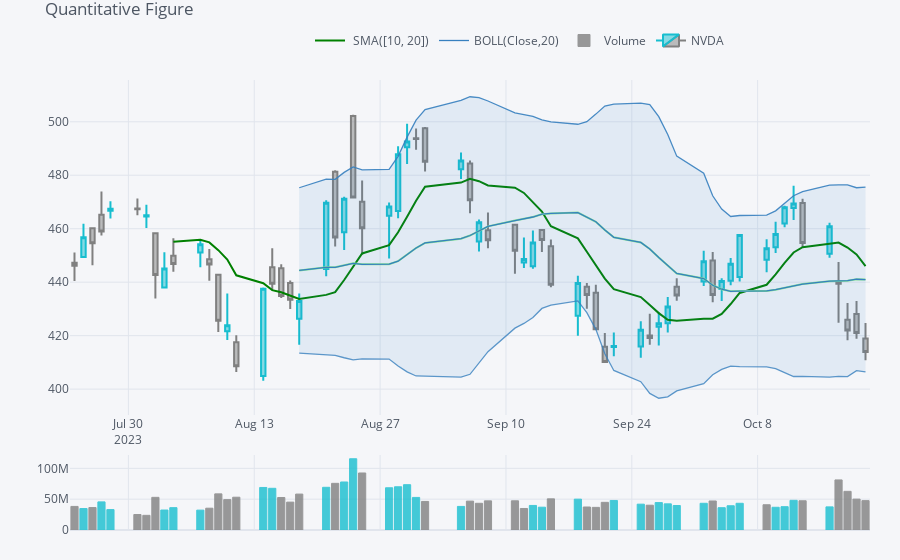

This figure's notebook cell:
### Code cell
qf = cf.QuantFig(stock_data, title='Quantitative Figure', legend='top', name=ticker.value)
qf.add_sma([10, 20], width=2, color=['green', 'lightgreen'], legendgroup=True)
qf.add_bollinger_bands()
qf.add_volume()
qf.iplot()
